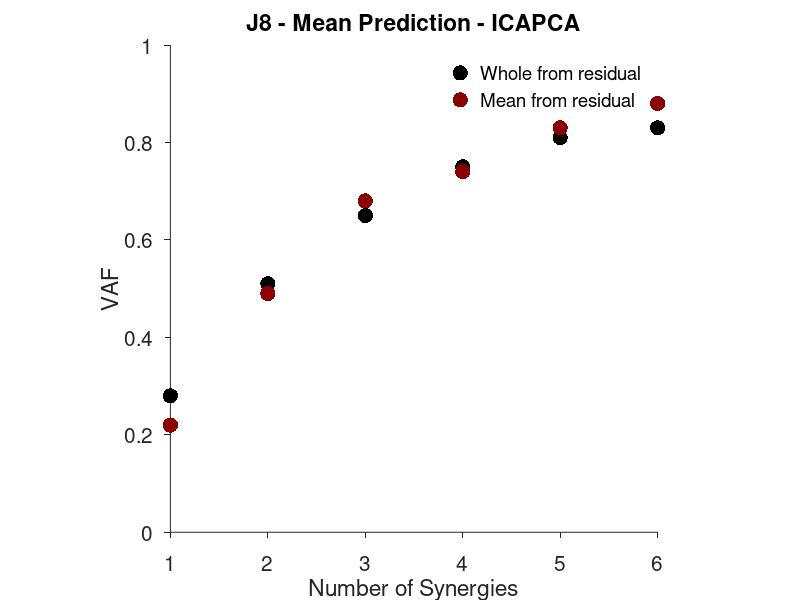

Recreate this plot in MATLAB.
%% FIGURE 4a ------ Single Rat (J8)  Mean Predictions - ICAPCA

resToWhole = [0.28 0.51 0.65 0.75 0.81 0.83];
resToMean = [0.22 0.49 0.68 0.74 0.83 0.88];
synNums = 1:6;

figure
hold on
scatter(synNums, resToWhole, 120, 'k', 'filled')
scatter(synNums, resToMean, 120, [139/255 0 0], 'filled')

ylim([0 1])
yticks(0:0.2:1)
xticks(1:6)

legend({'Whole from residual' 'Mean from residual'}, 'FontSize', 20)
legend boxoff

ylabel('VAF')
xlabel('Number of Synergies')
title('J8 - Mean Prediction - ICAPCA')

set(gca, 'TickDir', 'out')
set(gca, 'Color', 'none')
set(gca, 'FontSize', 15)
box off
axis square
